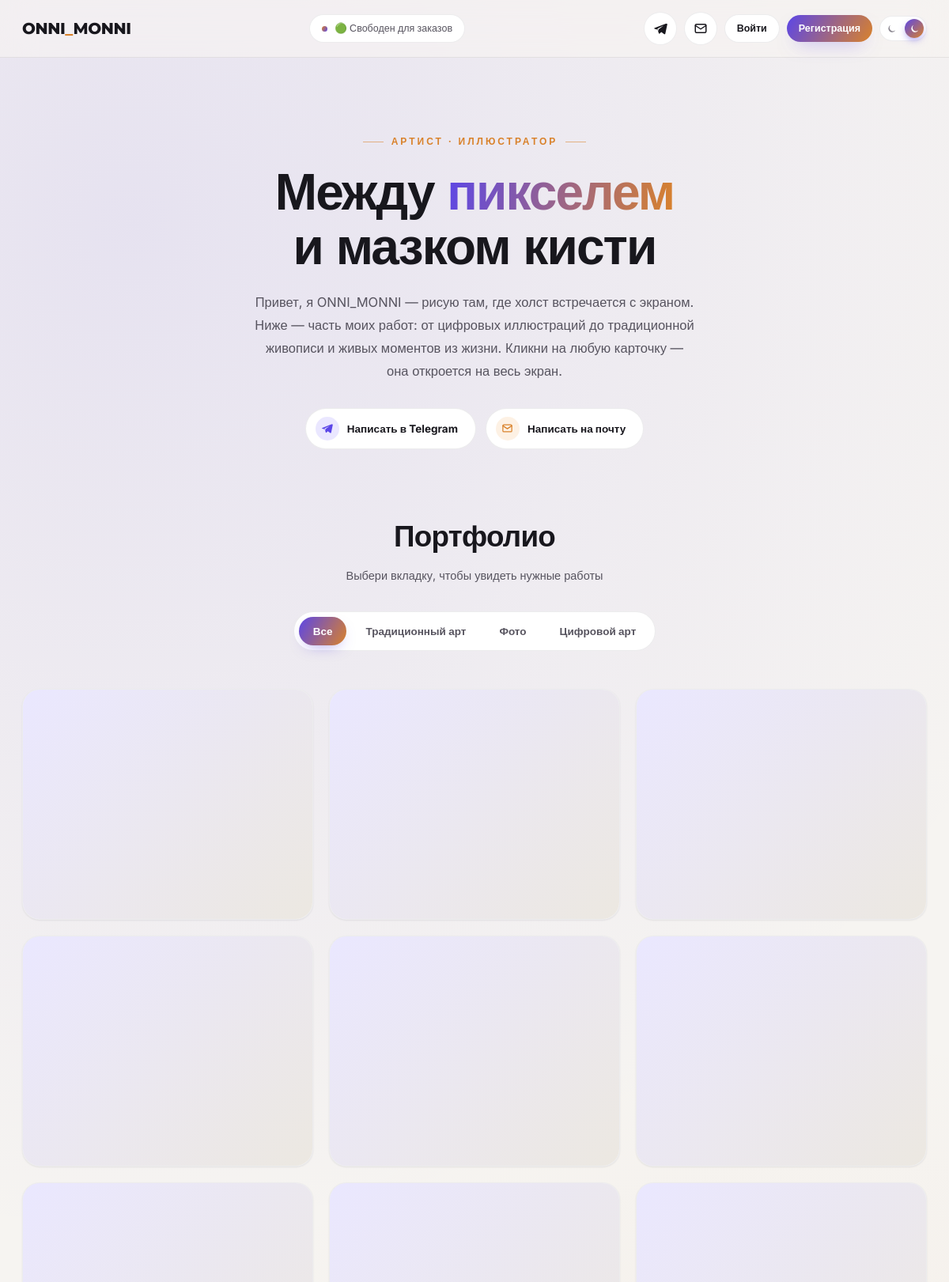
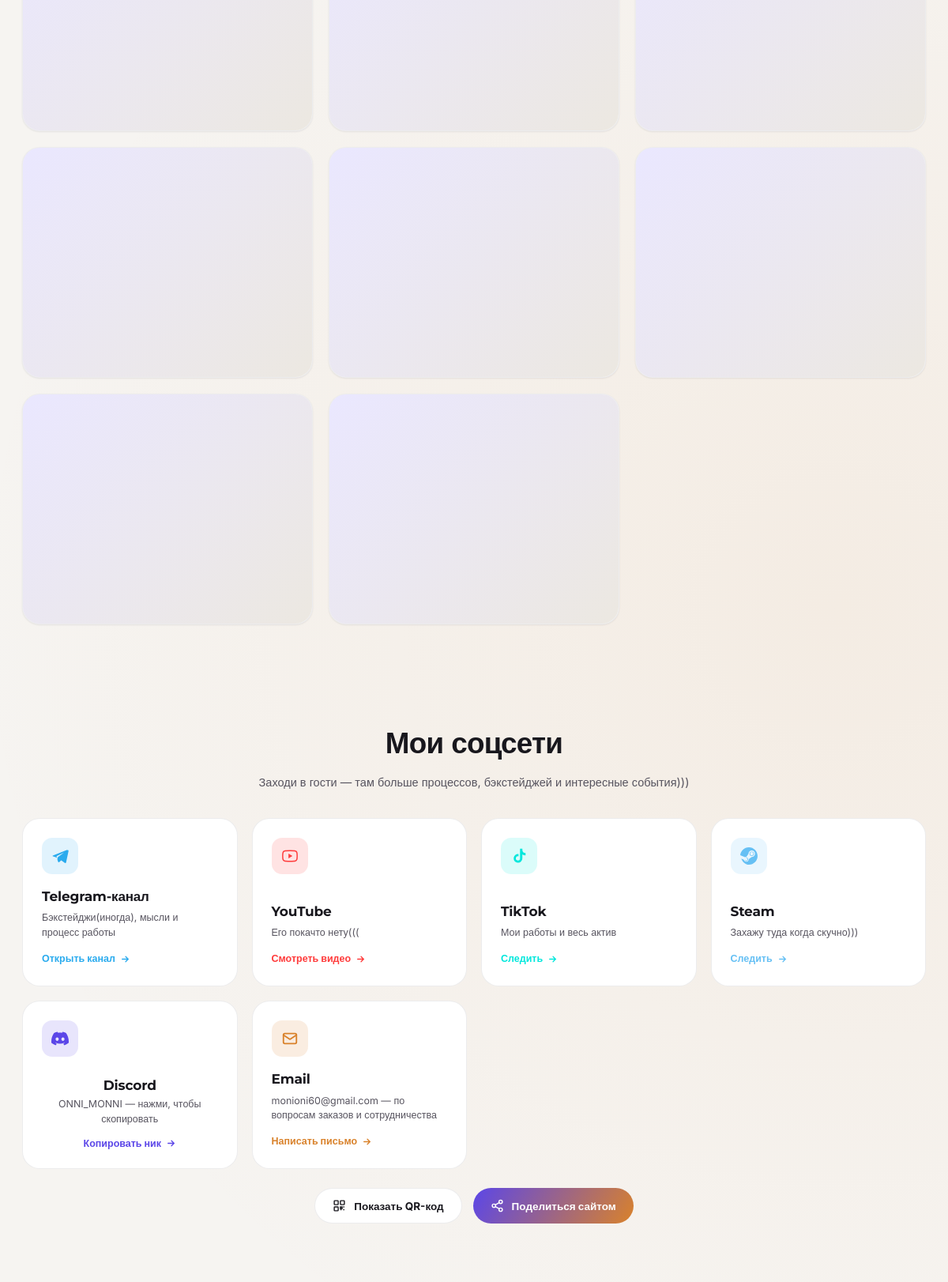
The page / (upper part) on the database its author committed (2 pictures, top to bottom).
### app.py (models this page shows)
class SiteStatus(db.Model):
    __tablename__ = 'site_status'
    id = db.Column(db.Integer, primary_key=True)
    text = db.Column(db.String(200), nullable=False, default=DEFAULT_STATUS_TEXT)
    updated_at = db.Column(db.DateTime, default=datetime.utcnow)

class Tag(db.Model):
    __tablename__ = 'tags'
    id = db.Column(db.Integer, primary_key=True)
    name = db.Column(db.String(80), nullable=False)
    slug = db.Column(db.String(80), unique=True, nullable=False)
    created_at = db.Column(db.DateTime, default=datetime.utcnow)

### app.py (the view)
@app.route('/')
def index():
    category = request.args.get('cat', 'all')
    query = Work.query.order_by(Work.date.desc())
    if category != 'all':
        query = query.filter_by(category=category)
    works = query.all()
    return render_template('index.html', works=works, active_filter=category)

### app.py (called while the page is built)
def get_site_status():
    status = SiteStatus.query.get(1)
    if not status:
        status = SiteStatus(id=1, text=DEFAULT_STATUS_TEXT)
        db.session.add(status)
        db.session.commit()
    return status

@app.context_processor
def inject_globals():
    unread_count = 0
    if current_user.is_authenticated:
        unread_count = Notification.query.filter_by(user_id=current_user.id, is_read=False).count()
    return {
        'site_status_text': get_site_status().text,
        'unread_notifications': unread_count,
        'all_tags': Tag.query.order_by(Tag.name).all(),
    }

    @property
    def category_label(self):
        tag = Tag.query.filter_by(slug=self.category).first()
        return tag.name if tag else self.category

    @property
    def like_count(self):
        return len(self.likes)

    @property
    def comment_count(self):
        return len(self.comments)

    def is_liked_by(self, user):
        if not user or not user.is_authenticated:
            return False
        return any(l.user_id == user.id for l in self.likes)

    @property
    def image_src(self):
        if self.image_url.startswith('http://') or self.image_url.startswith('https://'):
            return self.image_url
        return url_for('static', filename='uploads/' + self.image_url)

### templates/index.html (shortened to what this page needs)
{% extends 'base.html' %}
{% block content %}
<section class="hero">
  <div class="eyebrow">Артист · Иллюстратор</div>
  <h1>Между <em>пикселем</em><br>и мазком кисти</h1>
  <p>Привет, я ONNI_MONNI — рисую там, где холст встречается с экраном. Ниже — часть моих работ: от цифровых иллюстраций до традиционной живописи и живых моментов из жизни. Кликни на любую карточку — она откроется на весь экран.</p>
  <div class="contact-strip">
    <a class="contact-chip tg" href="https://t.me/ON1_MON1" target="_blank" rel="noopener">
      <span class="ico"><svg viewBox="0 0 24 24" fill="currentColor"><path d="M21.9 3.5 2.7 11.1c-1.3.5-1.3 1.2-.2 1.5l4.9 1.5 1.9 5.8c.2.6.4.8.9.8.5 0 .7-.2 1-.5l2.4-2.3 5 3.6c.9.5 1.5.2 1.8-.9l3.2-15c.4-1.4-.5-2-1.7-1.6Zm-4.2 3.6L8.9 13.6l-.3 3.2-1.5-4.6 10.6-5.1Z"/></svg></span>
      Написать в Telegram
    </a>
    <a class="contact-chip mail" href="mailto:monioni60@gmail.com">
      <span class="ico"><svg viewBox="0 0 24 24" fill="none" stroke="currentColor" stroke-width="2" stroke-linecap="round" stroke-linejoin="round"><rect x="3" y="5" width="18" height="14" rx="2"/><path d="m3 7 9 6 9-6"/></svg></span>
      Написать на почту
    </a>
  </div>
</section>
<section class="filter-section">
  <div class="section-heading">
    <h2>Портфолио</h2>
    <p>Выбери вкладку, чтобы увидеть нужные работы</p>
  </div>
  <div class="filter-bar" id="filterBar">
    <button class="filter-btn {{ 'active' if active_filter == 'all' }}" data-href="{{ url_for('index', cat='all') }}">Все</button>
    {% for tag in all_tags %}
    <button class="filter-btn {{ 'active' if active_filter == tag.slug }}" data-href="{{ url_for('index', cat=tag.slug) }}">{{ tag.name }}</button>
    {% endfor %}
  </div>
</section>
<section class="gallery-wrap">
  <div class="grid" id="grid">
    {% for work in works %}
    <a class="card" href="{{ url_for('work_detail', work_id=work.id) }}" data-work-id="{{ work.id }}">
      <div class="card-media">
      </div>
    </a>
    {% else %}
    <p class="empty-note">Пока нет работ в этой категории.</p>
    {% endfor %}
  </div>
</section>
<section class="social-section">
  <div class="section-heading">
    <h2>Мои соцсети</h2>
    <p>Заходи в гости — там больше процессов, бэкстейджей и интересные события)))</p>
  </div>
  <div class="social-grid">
    <a class="social-card telegram" href="https://t.me/moon_land2" target="_blank" rel="noopener">
      <div class="social-icon">
        <svg viewBox="0 0 24 24" fill="currentColor"><path d="M21.9 3.5 2.7 11.1c-1.3.5-1.3 1.2-.2 1.5l4.9 1.5 1.9 5.8c.2.6.4.8.9.8.5 0 .7-.2 1-.5l2.4-2.3 5 3.6c.9.5 1.5.2 1.8-.9l3.2-15c.4-1.4-.5-2-1.7-1.6Zm-4.2 3.6L8.9 13.6l-.3 3.2-1.5-4.6 10.6-5.1Z"/></svg>
      </div>
      <div class="social-body">
        <div class="social-name">Telegram-канал</div>
        <div class="social-status">Бэкстейджи(иногда), мысли и процесс работы</div>
        <div class="social-cta">Открыть канал <svg viewBox="0 0 24 24" fill="none" stroke="currentColor" stroke-width="2.4" stroke-linecap="round"><path d="M5 12h14M13 6l6 6-6 6"/></svg></div>
      </div>
    </a>
    <a class="social-card youtube" href="#" target="_blank" rel="noopener">
      <div class="social-icon">
      </div>
      <div class="social-body">
        <div class="social-name">YouTube</div>
        <div class="social-status">Его покачто нету(((</div>
        <div class="social-cta">Смотреть видео <svg viewBox="0 0 24 24" fill="none" stroke="currentColor" stroke-width="2.4" stroke-linecap="round"><path d="M5 12h14M13 6l6 6-6 6"/></svg></div>
      </div>
    </a>
    <a class="social-card tiktok" href="https://www.tiktok.com/@moon_land8" target="_blank" rel="noopener">
      <div class="social-icon">
        <svg viewBox="0 0 24 24" fill="currentColor"><path d="M16.6 2h-3.2v13.4a2.9 2.9 0 1 1-2.1-2.8V9.3a6 6 0 1 0 5.3 6V9.7a7.7 7.7 0 0 0 4.4 1.4V8a4.5 4.5 0 0 1-4.4-4.4V2Z"/></svg>
      </div>
      <div class="social-body">
        <div class="social-name">TikTok</div>
        <div class="social-status">Мои работы и весь актив</div>
        <div class="social-cta">Следить <svg viewBox="0 0 24 24" fill="none" stroke="currentColor" stroke-width="2.4" stroke-linecap="round"><path d="M5 12h14M13 6l6 6-6 6"/></svg></div>
      </div>
    </a>
    <a class="social-card steam" href="https://steamcommunity.com/profiles/76561199873787515/" target="_blank" rel="noopener">
      <div class="social-icon">
      </div>
      <div class="social-body">
        <div class="social-name">Steam</div>
        <div class="social-status">Захажу туда когда скучно)))</div>
        <div class="social-cta">Следить <svg viewBox="0 0 24 24" fill="none" stroke="currentColor" stroke-width="2.4" stroke-linecap="round"><path d="M5 12h14M13 6l6 6-6 6"/></svg></div>
      </div>
    </a>
    <button class="social-card copycard" id="copyCard" type="button">
      <div class="social-icon">
      </div>
      <div class="social-body">
        <div class="social-name">Discord</div>
        <div class="social-status">ONNI_MONNI — нажми, чтобы скопировать</div>
        <div class="social-cta">Копировать ник <svg viewBox="0 0 24 24" fill="none" stroke="currentColor" stroke-width="2.4" stroke-linecap="round"><path d="M5 12h14M13 6l6 6-6 6"/></svg></div>
      </div>
    </button>
    <a class="social-card mailcard" href="mailto:monioni60@gmail.com">
      <div class="social-icon">
        <svg viewBox="0 0 24 24" fill="none" stroke="currentColor" stroke-width="2" stroke-linecap="round" stroke-linejoin="round"><rect x="3" y="5" width="18" height="14" rx="2"/><path d="m3 7 9 6 9-6"/></svg>
      </div>
      <div class="social-body">
        <div class="social-name">Email</div>
        <div class="social-status">monioni60@gmail.com — по вопросам заказов и сотрудничества</div>
        <div class="social-cta">Написать письмо <svg viewBox="0 0 24 24" fill="none" stroke="currentColor" stroke-width="2.4" stroke-linecap="round"><path d="M5 12h14M13 6l6 6-6 6"/></svg></div>
      </div>
    </a>
  </div>
  <div class="social-extra-row">
    <div class="qr-wrap">
      <button class="pill-btn" id="qrBtn" type="button">
        <svg viewBox="0 0 24 24" fill="none" stroke="currentColor" stroke-width="2"><rect x="3" y="3" width="7" height="7" rx="1"/><rect x="14" y="3" width="7" height="7" rx="1"/><rect x="3" y="14" width="7" height="7" rx="1"/><path d="M14 14h3v3h-3zM19 14h2M14 19h2M19 19h2"/></svg>
        Показать QR-код
      </button>
    </div>
    <button class="pill-btn primary" id="shareBtn" type="button">
      <svg viewBox="0 0 24 24" fill="none" stroke="currentColor" stroke-width="2" stroke-linecap="round" stroke-linejoin="round"><circle cx="18" cy="5" r="3"/><circle cx="6" cy="12" r="3"/><circle cx="18" cy="19" r="3"/><path d="M8.6 10.5l6.8-3.9M8.6 13.5l6.8 3.9"/></svg>
      Поделиться сайтом
    </button>
  </div>
</section>
{% endblock %}

### templates/base.html (shortened to what this page needs)
<!DOCTYPE html>
<html lang="ru" data-theme="dark">
<head>
<link rel="stylesheet" href="{{ url_for('static', filename='css/style.css') }}">
</head>
<body>
<header class="site-header">
  <div class="header-inner">
    <a href="{{ url_for('index') }}" class="logo-block">
      <span class="logo">ONNI<span class="dot">_</span>MONNI</span>
    </a>
    <div class="status-badge" title="Живой статус автора, обновляется из админ-панели">
      <span class="status-dot"></span>
      <span>{{ site_status_text }}</span>
    </div>
    <div class="header-actions">
      <a class="icon-btn" href="https://t.me/ON1_MON1" target="_blank" rel="noopener" aria-label="Telegram автора" title="Telegram: @ON1_MON1">
        <svg viewBox="0 0 24 24" fill="currentColor"><path d="M21.9 3.5 2.7 11.1c-1.3.5-1.3 1.2-.2 1.5l4.9 1.5 1.9 5.8c.2.6.4.8.9.8.5 0 .7-.2 1-.5l2.4-2.3 5 3.6c.9.5 1.5.2 1.8-.9l3.2-15c.4-1.4-.5-2-1.7-1.6Zm-4.2 3.6L8.9 13.6l-.3 3.2-1.5-4.6 10.6-5.1Z"/></svg>
      </a>
      <a class="icon-btn" href="mailto:monioni60@gmail.com" aria-label="Написать на email" title="Email: monioni60@gmail.com">
        <svg viewBox="0 0 24 24" fill="none" stroke="currentColor" stroke-width="2" stroke-linecap="round" stroke-linejoin="round"><rect x="3" y="5" width="18" height="14" rx="2"/><path d="m3 7 9 6 9-6"/></svg>
      </a>
      {% if current_user.is_authenticated %}
        <a class="icon-btn" href="{{ url_for('support') }}" aria-label="Поддержка" title="Поддержка">
          <svg viewBox="0 0 24 24" fill="none" stroke="currentColor" stroke-width="2" stroke-linecap="round" stroke-linejoin="round"><circle cx="12" cy="12" r="10"/><path d="M9.1 9a3 3 0 0 1 5.8 1c0 2-3 2-3 4"/><path d="M12 17h.01"/></svg>
        </a>
        <a class="icon-btn bell-btn" href="{{ url_for('notifications') }}" aria-label="Уведомления" title="Уведомления">
          <svg viewBox="0 0 24 24" fill="none" stroke="currentColor" stroke-width="2" stroke-linecap="round" stroke-linejoin="round"><path d="M18 8a6 6 0 0 0-12 0c0 7-3 9-3 9h18s-3-2-3-9"/><path d="M13.7 21a2 2 0 0 1-3.4 0"/></svg>
          {% if unread_notifications > 0 %}<span class="bell-dot">{{ unread_notifications if unread_notifications < 10 else '9+' }}</span>{% endif %}
        </a>
        <a class="icon-btn" href="{{ url_for('chat') }}" aria-label="Чат с автором" title="Чат с автором">
          <svg viewBox="0 0 24 24" fill="none" stroke="currentColor" stroke-width="2" stroke-linecap="round" stroke-linejoin="round"><path d="M21 15a2 2 0 0 1-2 2H7l-4 4V5a2 2 0 0 1 2-2h14a2 2 0 0 1 2 2z"/></svg>
        </a>
        {% if current_user.is_admin %}
        <a class="icon-btn" href="{{ url_for('admin_dashboard') }}" aria-label="Админ-панель" title="Админ-панель">
          <svg viewBox="0 0 24 24" fill="none" stroke="currentColor" stroke-width="2" stroke-linecap="round" stroke-linejoin="round"><path d="M12 2 3 7v6c0 5 4 8.5 9 9 5-.5 9-4 9-9V7l-9-5Z"/></svg>
        </a>
        {% endif %}
        <a class="user-pill" href="{{ url_for('logout') }}" title="Выйти">
          <span class="avatar">{{ current_user.username[0]|upper }}</span>
          {{ current_user.username }}
        </a>
      {% else %}
        <a class="btn btn-sm" href="{{ url_for('login') }}">Войти</a>
        <a class="btn btn-sm btn-primary" href="{{ url_for('register') }}">Регистрация</a>
      {% endif %}
      <button class="theme-switch" id="themeToggle" aria-label="Переключить тему">
        <svg class="track-icon moon" viewBox="0 0 24 24" fill="currentColor"><path d="M20.6 15.3A8.6 8.6 0 1 1 9.7 3.4a7 7 0 0 0 10.9 11.9Z"/></svg>
        <svg class="track-icon sun" viewBox="0 0 24 24" fill="none" stroke="currentColor" stroke-width="2" stroke-linecap="round"><circle cx="12" cy="12" r="4.5"/><path d="M12 2v3M12 19v3M4.2 4.2l2.1 2.1M17.7 17.7l2.1 2.1M2 12h3M19 12h3M4.2 19.8l2.1-2.1M17.7 6.3l2.1-2.1"/></svg>
        <span class="thumb">
          <svg viewBox="0 0 24 24" fill="currentColor"><path d="M20.6 15.3A8.6 8.6 0 1 1 9.7 3.4a7 7 0 0 0 10.9 11.9Z"/></svg>
        </span>
      </button>
    </div>
  </div>
</header>
{% block content %}{% endblock %}
</body>
</html>

### rows shown on the page
SiteStatus: text "🟢 Свободен для заказов"
Tag: name "Традиционный арт"
Tag: name "Фото"
Tag: name "Цифровой арт"
